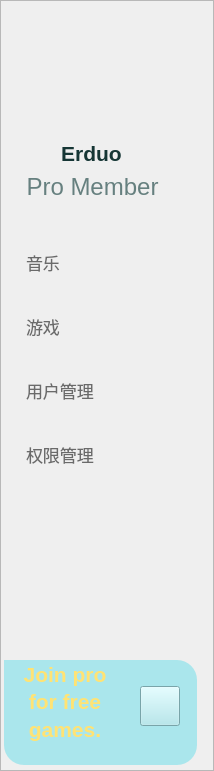
   <widget class="QFrame" name="frame_2">
    <property name="geometry">
     <rect>
      <x>5</x>
      <y>0</y>
      <width>214</width>
      <height>771</height>
     </rect>
    </property>
    <property name="styleSheet">
     <string notr="true">QFrame#frame_2{
	
	border-radius:20px;
}</string>
    </property>
    <property name="frameShape">
     <enum>QFrame::StyledPanel</enum>
    </property>
    <property name="frameShadow">
     <enum>QFrame::Raised</enum>
    </property>
    <widget class="QFrame" name="frame_5">
     <property name="geometry">
      <rect>
       <x>11</x>
       <y>11</y>
       <width>190</width>
       <height>111</height>
      </rect>
     </property>
     <property name="styleSheet">
      <string notr="true">border:none</string>
     </property>
     <property name="frameShape">
      <enum>QFrame::StyledPanel</enum>
     </property>
     <property name="frameShadow">
      <enum>QFrame::Raised</enum>
     </property>
     <widget class="QWidget" name="widget_6" native="true">
      <property name="geometry">
       <rect>
        <x>11</x>
        <y>11</y>
        <width>160</width>
        <height>89</height>
       </rect>
      </property>
      <property name="styleSheet">
       <string notr="true"/>
      </property>
      <widget class="QLabel" name="label_17">
       <property name="geometry">
        <rect>
         <x>20</x>
         <y>0</y>
         <width>89</width>
         <height>89</height>
        </rect>
       </property>
       <property name="styleSheet">
        <string notr="true">background-image: url(:/pic/pic/logo1.jpg);
border-radius:20px;</string>
       </property>
       <property name="text">
        <string/>
       </property>
      </widget>
     </widget>
    </widget>
    <widget class="QLabel" name="label_username">
     <property name="geometry">
      <rect>
       <x>11</x>
       <y>140</y>
       <width>161</width>
       <height>27</height>
      </rect>
     </property>
     <property name="font">
      <font>
       <pointsize>16</pointsize>
       <weight>75</weight>
       <bold>true</bold>
      </font>
     </property>
     <property name="styleSheet">
      <string notr="true">color: rgb(22, 54, 53)</string>
     </property>
     <property name="text">
      <string>Erduo</string>
     </property>
     <property name="alignment">
      <set>Qt::AlignCenter</set>
     </property>
    </widget>
    <widget class="QLabel" name="label_usershuxing">
     <property name="geometry">
      <rect>
       <x>11</x>
       <y>169</y>
       <width>163</width>
       <height>35</height>
      </rect>
     </property>
     <property name="font">
      <font>
       <family>Arial</family>
       <pointsize>18</pointsize>
       <weight>50</weight>
       <bold>false</bold>
      </font>
     </property>
     <property name="styleSheet">
      <string notr="true">color: rgb(102, 128, 127);</string>
     </property>
     <property name="text">
      <string>Pro Member</string>
     </property>
     <property name="alignment">
      <set>Qt::AlignCenter</set>
     </property>
    </widget>
    <widget class="QListWidget" name="listWidget">
     <property name="geometry">
      <rect>
       <x>11</x>
       <y>206</y>
       <width>171</width>
       <height>381</height>
      </rect>
     </property>
     <property name="font">
      <font>
       <family>Lucida Fax</family>
       <pointsize>13</pointsize>
       <weight>50</weight>
       <bold>false</bold>
      </font>
     </property>
     <property name="styleSheet">
      <string notr="true">QListView {
	padding-top:24px;
	border-radius: 20px;
	color: rgb(106, 106, 106);
background-color: transparent;
}
QListView::item{
background-color: transparent;
height:40px;
padding-left:12px;
padding:12px;
}
QListView::item:hover {
	background-color: rgba(216, 216, 216, 50);

}
QListView::item:selected {
	/*background-color: transparent;*/
	background-color: rgba(90, 216, 212,50);
	color: rgb(40, 92, 90);
border-left: 2px solid rgb(90, 216, 212)


}
</string>
     </property>
     <property name="iconSize">
      <size>
       <width>24</width>
       <height>24</height>
      </size>
     </property>
     <item>
      <property name="text">
       <string>音乐</string>
      </property>
      <property name="icon">
       <iconset>
        <normaloff>:/buttom/img/buttom/未读消息_message-unread.svg</normaloff>:/buttom/img/buttom/未读消息_message-unread.svg</iconset>
      </property>
     </item>
     <item>
      <property name="text">
       <string>游戏</string>
      </property>
      <property name="icon">
       <iconset>
        <normaloff>:/buttom/img/buttom/任天堂游戏_switch-nintendo.svg</normaloff>:/buttom/img/buttom/任天堂游戏_switch-nintendo.svg</iconset>
      </property>
     </item>
     <item>
      <property name="text">
       <string>用户管理</string>
      </property>
      <property name="icon">
       <iconset>
        <normaloff>:/buttom/img/buttom/仪表盘_dashboard-one.svg</normaloff>:/buttom/img/buttom/仪表盘_dashboard-one.svg</iconset>
      </property>
     </item>
     <item>
      <property name="text">
       <string>权限管理</string>
      </property>
      <property name="icon">
       <iconset>
        <normaloff>:/buttom/img/buttom/中指_middle-finger.svg</normaloff>:/buttom/img/buttom/中指_middle-finger.svg</iconset>
      </property>
     </item>
    </widget>
    <widget class="QFrame" name="frame_6">
     <property name="geometry">
      <rect>
       <x>4</x>
       <y>660</y>
       <width>193</width>
       <height>105</height>
      </rect>
     </property>
     <property name="styleSheet">
      <string notr="true">QFrame{
	background-color: rgb(170, 230, 236);
	border-radius:20px;color:rgb(255, 227, 116)
}

</string>
     </property>
     <property name="frameShape">
      <enum>QFrame::StyledPanel</enum>
     </property>
     <property name="frameShadow">
      <enum>QFrame::Raised</enum>
     </property>
     <widget class="QWidget" name="widget_2" native="true">
      <property name="geometry">
       <rect>
        <x>131</x>
        <y>11</y>
        <width>51</width>
        <height>71</height>
       </rect>
      </property>
      <property name="styleSheet">
       <string notr="true">image: url(:/svg/Morikawa/01_Data/img/image/image.png);</string>
      </property>
      <widget class="QPushButton" name="pushButton_backToStart">
       <property name="geometry">
        <rect>
         <x>5</x>
         <y>15</y>
         <width>40</width>
         <height>40</height>
        </rect>
       </property>
       <property name="styleSheet">
        <string notr="true">background-color: rgb(170, 230, 236);</string>
       </property>
       <property name="text">
        <string/>
       </property>
       <property name="icon">
        <iconset resource="../resource.qrc">
         <normaloff>:/icons/icons/退出.png</normaloff>:/icons/icons/退出.png</iconset>
       </property>
       <property name="iconSize">
        <size>
         <width>35</width>
         <height>35</height>
        </size>
       </property>
      </widget>
     </widget>
     <widget class="QWidget" name="layoutWidget">
      <property name="geometry">
       <rect>
        <x>0</x>
        <y>0</y>
        <width>122</width>
        <height>83</height>
       </rect>
      </property>
      <layout class="QVBoxLayout" name="verticalLayout">
       <property name="spacing">
        <number>0</number>
       </property>
       <item>
        <widget class="QLabel" name="label_3">
         <property name="font">
          <font>
           <pointsize>16</pointsize>
           <weight>75</weight>
           <bold>true</bold>
          </font>
         </property>
         <property name="text">
          <string>Join pro</string>
         </property>
         <property name="alignment">
          <set>Qt::AlignCenter</set>
         </property>
        </widget>
       </item>
       <item>
        <widget class="QLabel" name="label_4">
         <property name="font">
          <font>
           <pointsize>16</pointsize>
           <weight>75</weight>
           <bold>true</bold>
          </font>
         </property>
         <property name="text">
          <string>for free</string>
         </property>
         <property name="alignment">
          <set>Qt::AlignCenter</set>
         </property>
        </widget>
       </item>
       <item>
        <widget class="QLabel" name="label_5">
         <property name="font">
          <font>
           <pointsize>16</pointsize>
           <weight>75</weight>
           <bold>true</bold>
          </font>
         </property>
         <property name="text">
          <string>games.</string>
         </property>
         <property name="alignment">
          <set>Qt::AlignCenter</set>
         </property>
        </widget>
       </item>
      </layout>
     </widget>
    </widget>
   </widget>
